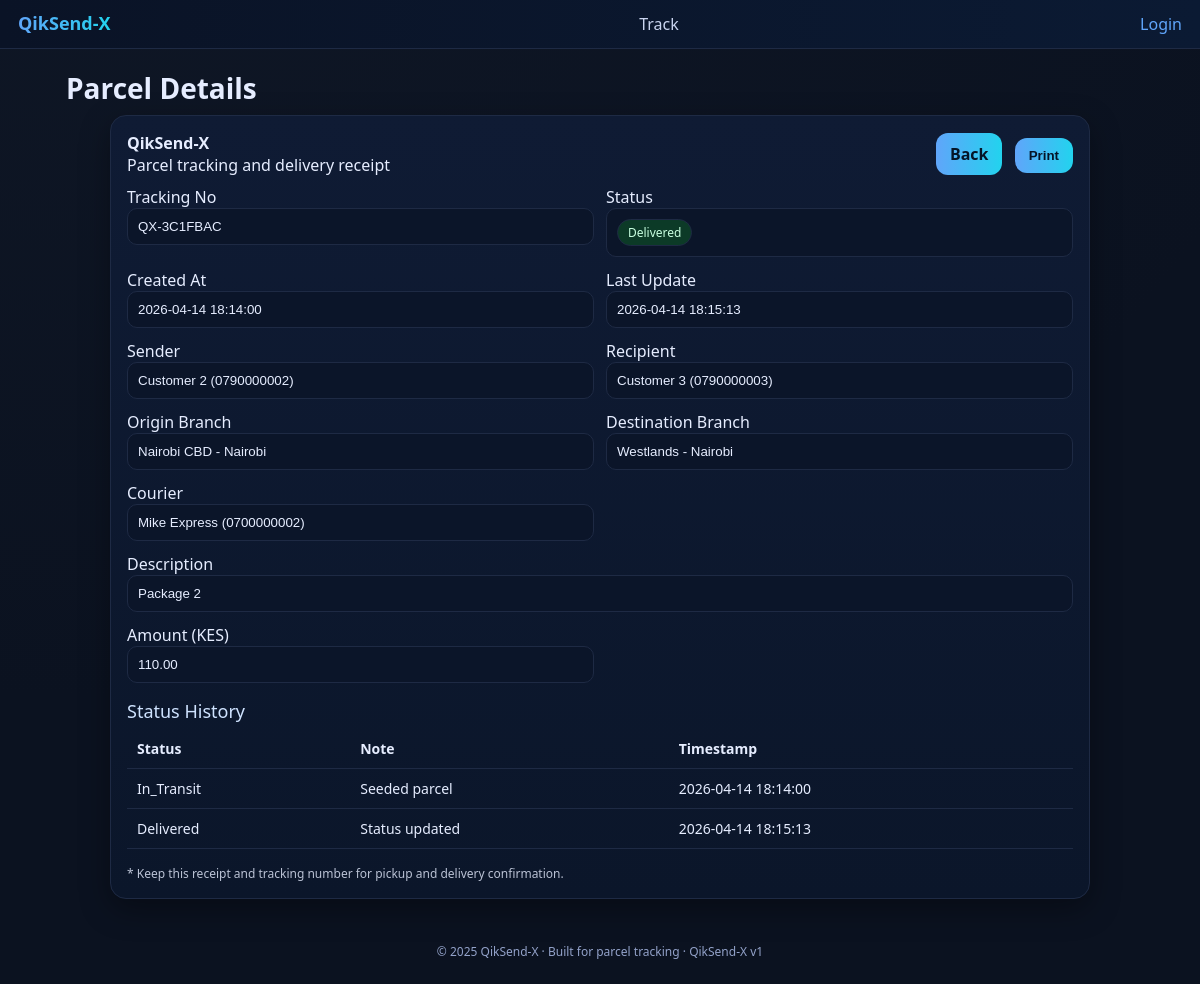
Screenshot of /parcels/2 with the database file from the repository.
### app.py (models this page shows)
class Parcel(db.Model):
    id = db.Column(db.Integer, primary_key=True)
    tracking_code = db.Column(db.String(50), unique=True, nullable=False)
    sender_id = db.Column(db.Integer, db.ForeignKey("customer.id"))
    recipient_id = db.Column(db.Integer, db.ForeignKey("customer.id"))
    origin_branch_id = db.Column(db.Integer, db.ForeignKey("branch.id"))
    destination_branch_id = db.Column(db.Integer, db.ForeignKey("branch.id"))
    courier_id = db.Column(db.Integer, db.ForeignKey("courier.id"), nullable=True)
    description = db.Column(db.String(255))
    amount = db.Column(db.Float, default=0)
    status = db.Column(db.String(20), default="Created")
    created_at = db.Column(db.DateTime, default=datetime.utcnow)

class Customer(db.Model):
    id = db.Column(db.Integer, primary_key=True)
    name = db.Column(db.String(100))
    phone = db.Column(db.String(20))
    created_at = db.Column(db.DateTime, default=datetime.utcnow)

class Branch(db.Model):
    id = db.Column(db.Integer, primary_key=True)
    name = db.Column(db.String(100))
    phone = db.Column(db.String(20))
    location = db.Column(db.String(150))
    created_at = db.Column(db.DateTime, default=datetime.utcnow)

class Courier(db.Model):
    id = db.Column(db.Integer, primary_key=True)
    name = db.Column(db.String(100))
    phone = db.Column(db.String(20))
    active = db.Column(db.Boolean, default=True)
    created_at = db.Column(db.DateTime, default=datetime.utcnow)

class ParcelStatusHistory(db.Model):
    id = db.Column(db.Integer, primary_key=True)
    parcel_id = db.Column(db.Integer, db.ForeignKey("parcel.id"))
    status = db.Column(db.String(20))
    note = db.Column(db.String(255), nullable=True)
    branch_id = db.Column(db.Integer, db.ForeignKey("branch.id"), nullable=True)
    timestamp = db.Column(db.DateTime, default=datetime.utcnow)

### app.py (the view)
@app.route("/parcels/<int:id>", methods=["GET"], endpoint="parcel_detail")
def parcel_detail(id):
    parcel = db.session.get(Parcel, id)
    if not parcel:
        return render_template("404.html"), 404
    payload = serialize_parcel(parcel)
    payload["history"] = serialize_parcel_history(parcel.id)
    return render_template("parcel_detail.html", p=payload)

### app.py (called while the page is built)
def format_datetime(value):
    if not value:
        return ""
    return value.strftime("%Y-%m-%d %H:%M:%S")

def latest_parcel_history(parcel_id):
    return (
        ParcelStatusHistory.query.filter_by(parcel_id=parcel_id)
        .order_by(ParcelStatusHistory.timestamp.desc())
        .first()
    )

def serialize_parcel_history(parcel_id):
    history = (
        ParcelStatusHistory.query.filter_by(parcel_id=parcel_id)
        .order_by(ParcelStatusHistory.timestamp.asc())
        .all()
    )
    return [
        {
            "status": item.status,
            "note": item.note,
            "timestamp": format_datetime(item.timestamp),
        }
        for item in history
    ]

@app.before_request
def validate_session():
    if request.endpoint in AUTH_EXEMPT_ENDPOINTS:
        return
    user_id = session.get("user_id")
    session_token = session.get("session_token")
    if not user_id or not session_token:
        return
    user = db.session.get(User, user_id)
    if not user or user.session_token != session_token:
        session.clear()
        return redirect(url_for("login"))

@app.after_request
def set_security_headers(response):
    response.headers["X-Frame-Options"] = "DENY"
    response.headers["X-Content-Type-Options"] = "nosniff"
    response.headers["X-XSS-Protection"] = "1; mode=block"
    response.headers["Strict-Transport-Security"] = "max-age=31536000; includeSubDomains"
    response.headers["Content-Security-Policy"] = "default-src 'self'; style-src 'self' 'unsafe-inline'; script-src 'self' 'unsafe-inline'"
    return response

@app.before_request
def protect_html_forms():
    if request.method in {"POST", "PUT", "PATCH", "DELETE"} and not request.is_json:
        csrf.protect()

### templates/parcel_detail.html (shortened to what this page needs)
{% extends "base.html" %}
{% block content %}
<h1 class="h1">Parcel Details</h1>
<div class="card" style="max-width:980px;margin:auto">
  <div style="display:flex;justify-content:space-between;align-items:center;margin-bottom:10px">
    <div>
      <div style="font-weight:600">QikSend-X</div>
      <div class="muted">Parcel tracking and delivery receipt</div>
    </div>
    <div class="no-print">
      <a class="btn" href="{{ url_for('parcels') }}" style="margin-right:8px">Back</a>
      <button class="btn" onclick="window.print()">Print</button>
    </div>
  </div>
  <div class="form-grid">
    <div>
      <label>Tracking No</label>
      <input class="input" value="{{ p['tracking_code'] }}" readonly>
    </div>
    <div>
      <label>Status</label>
      <div class="input" style="display:flex;align-items:center;gap:8px">
        <span class="badge {{ p['current_status']|replace(' ','_')|lower }}">{{ p['current_status'] }}</span>
      </div>
    </div>
    <div>
      <label>Created At</label>
      <input class="input" value="{{ p['created_at'] }}" readonly>
    </div>
    <div>
      <label>Last Update</label>
      <input class="input" value="{{ p['updated_at'] }}" readonly>
    </div>
    <div>
      <label>Sender</label>
      <input class="input" value="{{ p['sender_name'] }} ({{ p['sender_phone'] }})" readonly>
    </div>
    <div>
      <label>Recipient</label>
      <input class="input" value="{{ p['recipient_name'] }} ({{ p['recipient_phone'] }})" readonly>
    </div>
    <div>
      <label>Origin Branch</label>
      <input class="input" value="{{ p['origin_branch_name'] }} - {{ p['origin_branch_location'] }}" readonly>
    </div>
    <div>
      <label>Destination Branch</label>
      <input class="input" value="{{ p['destination_branch_name'] }} - {{ p['destination_branch_location'] }}" readonly>
    </div>
    <div>
      <label>Courier</label>
      <input class="input" value="{{ (p['courier_name'] ~ ' (' ~ p['courier_phone'] ~ ')') if p['courier_name'] else 'Unassigned' }}" readonly>
    </div>
    <div style="grid-column:1 / -1">
      <label>Description</label>
      <input class="input" value="{{ p['description'] or '' }}" readonly>
    </div>
    <div>
      <label>Amount (KES)</label>
      <input class="input" value="{{ '%.2f'|format(p['amount'] or 0) }}" readonly>
    </div>
  </div>
  {% if p['history'] %}
  <div style="margin-top:16px">
    <div class="h2">Status History</div>
    <table class="table">
      <thead>
        <tr>
          <th>Status</th>
          <th>Note</th>
          <th>Timestamp</th>
        </tr>
      </thead>
      <tbody>
        {% for item in p['history'] %}
        <tr>
          <td>{{ item['status'] }}</td>
          <td>{{ item['note'] or '' }}</td>
          <td>{{ item['timestamp'] }}</td>
        </tr>
        {% endfor %}
      </tbody>
    </table>
  </div>
  {% endif %}
  <div style="margin-top:16px;font-size:12px;opacity:.8">
    * Keep this receipt and tracking number for pickup and delivery confirmation.
  </div>
</div>
{% endblock %}

### static/style.css (style rules this page uses)
:root { --bg:#0b1220;--panel:#0f1b34;--line:#1e2a44;--text:#e6edff;--brand:#60a5fa;--brand2:#22d3ee }
* { box-sizing:border-box }
body { margin:0;background:radial-gradient(1200px 800px at 10% -10%, #1e293b33, transparent),var(--bg);color:var(--text);font-family:system-ui,-apple-system,Segoe UI,Roboto,Arial }
a { color:var(--brand);text-decoration:none }
.card { background:linear-gradient(180deg,#0f1b34,#0b162a);border:1px solid var(--line);border-radius:16px;padding:16px;box-shadow:0 10px 30px rgba(0,0,0,.35) }
.h1 { font-size:28px;margin:10px 0 8px }
.h2 { font-size:18px;color:#cfe3ff;margin:0 0 6px 0 }
.table { width:100%;border-collapse:collapse }
.table th,.table td { padding:10px;border-bottom:1px solid var(--line);font-size:14px;text-align:left }
.badge { padding:4px 10px;border-radius:999px;font-size:12px;border:1px solid var(--line);background:#112041 }
.badge.delivered { background:#0c3a27;color:#c8ffe0 }
.form-grid { display:grid;grid-template-columns:1fr 1fr;gap:12px }
.input,select,textarea { width:100%;padding:10px;border-radius:10px;border:1px solid var(--line);background:#0b1529;color:var(--text) }
.btn { display:inline-block;padding:10px 14px;border-radius:12px;border:0;cursor:pointer;font-weight:700;color:#051427;background:linear-gradient(90deg,var(--brand),var(--brand2)) }

### rows the page displays
Parcel: tracking_code "QX-3C1FBAC", current_status "Delivered", description "Package 2", amount "110.00"
Customer: sender_name "Customer 2 (0790000002)"
Customer: recipient_name "Customer 3 (0790000003)"
Branch: origin_branch_name "Nairobi CBD - Nairobi"
Branch: destination_branch_name "Westlands - Nairobi"
Courier: name+phone "Mike Express (0700000002)"
ParcelStatusHistory: status "In_Transit", note "Seeded parcel", timestamp "2026-04-14 18:14:00"
ParcelStatusHistory: status "Delivered", note "Status updated", timestamp "2026-04-14 18:15:13"
